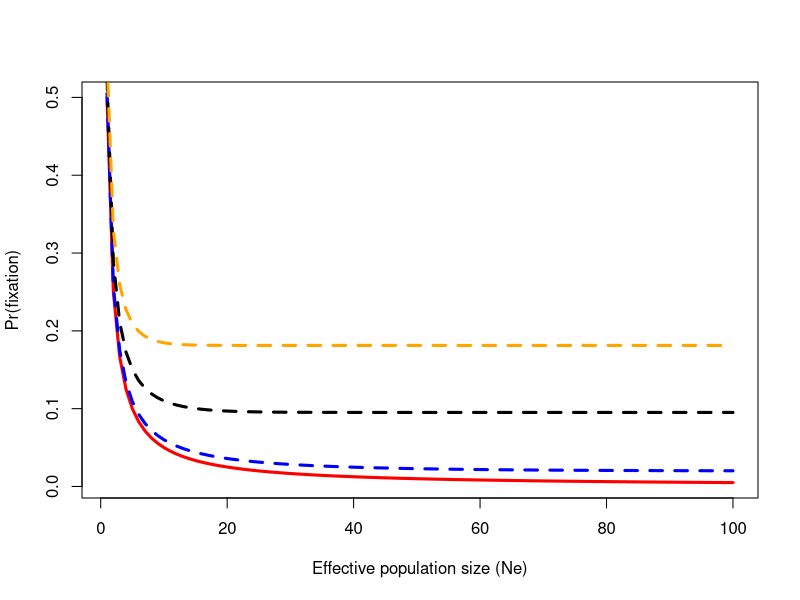

This chart was generated by the following R code:
## ---- chunk 1
options(htmltools.dir.version = FALSE)
## ---- chunk 2
pfix <- function(ne, s){
  # exp computes the exponential function
  num <- 1 - exp(-2*s) # numerator
  den <- 1 - exp(-4*ne*s)  # denominator
  return(num/den)
}
## ---- chunk 3
ne <- seq(1, 100, by=1)
plot(ne, 1/(2*ne), type="l", lwd=3, col="red", xlab="Effective population size (Ne)", ylab="Pr(fixation)")
lines(ne, pfix(ne, s=0.01), lty=2, lwd=3, col="blue")
lines(ne, pfix(ne, s=0.05), lty=2, lwd=3, col="black")
lines(ne, pfix(ne, s=0.1), lty=2, lwd=3, col="orange")
